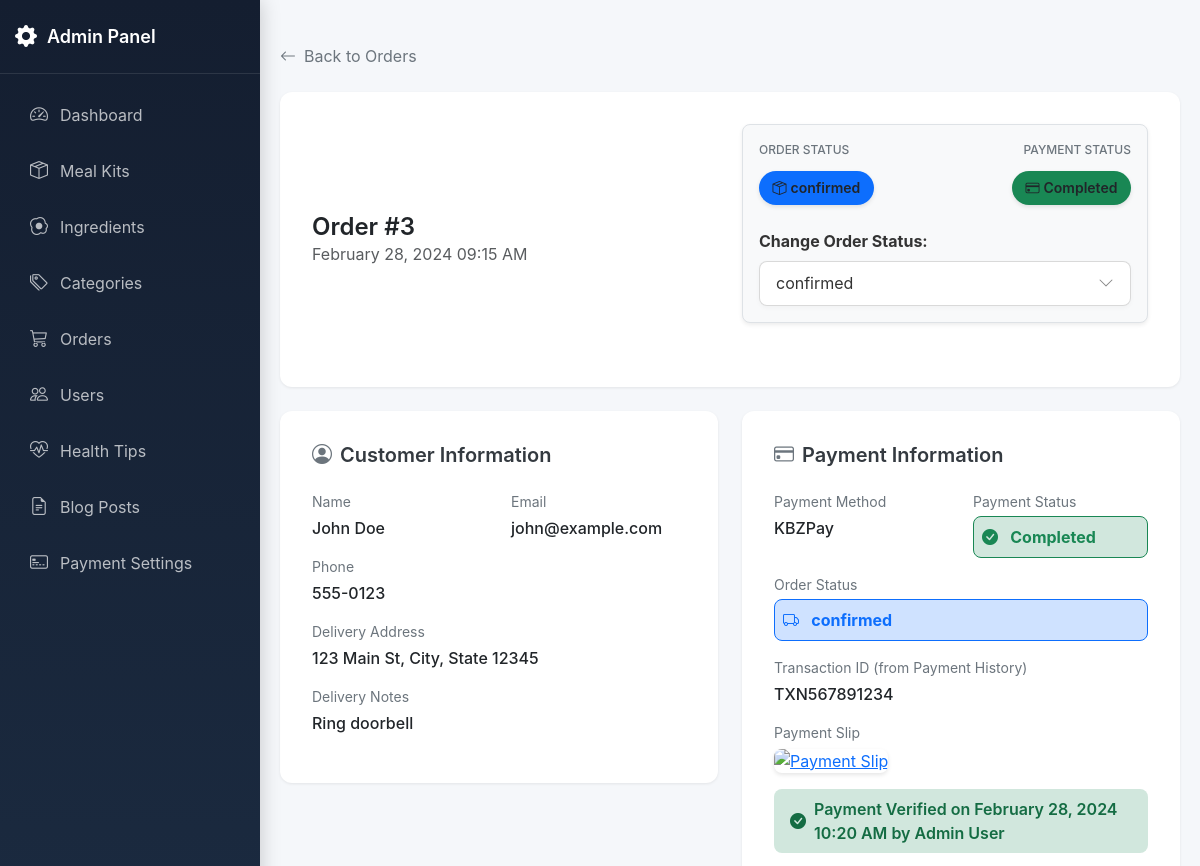
Before: /admin/order-details.php?id=3 (signed in, upper part) with the older database file.
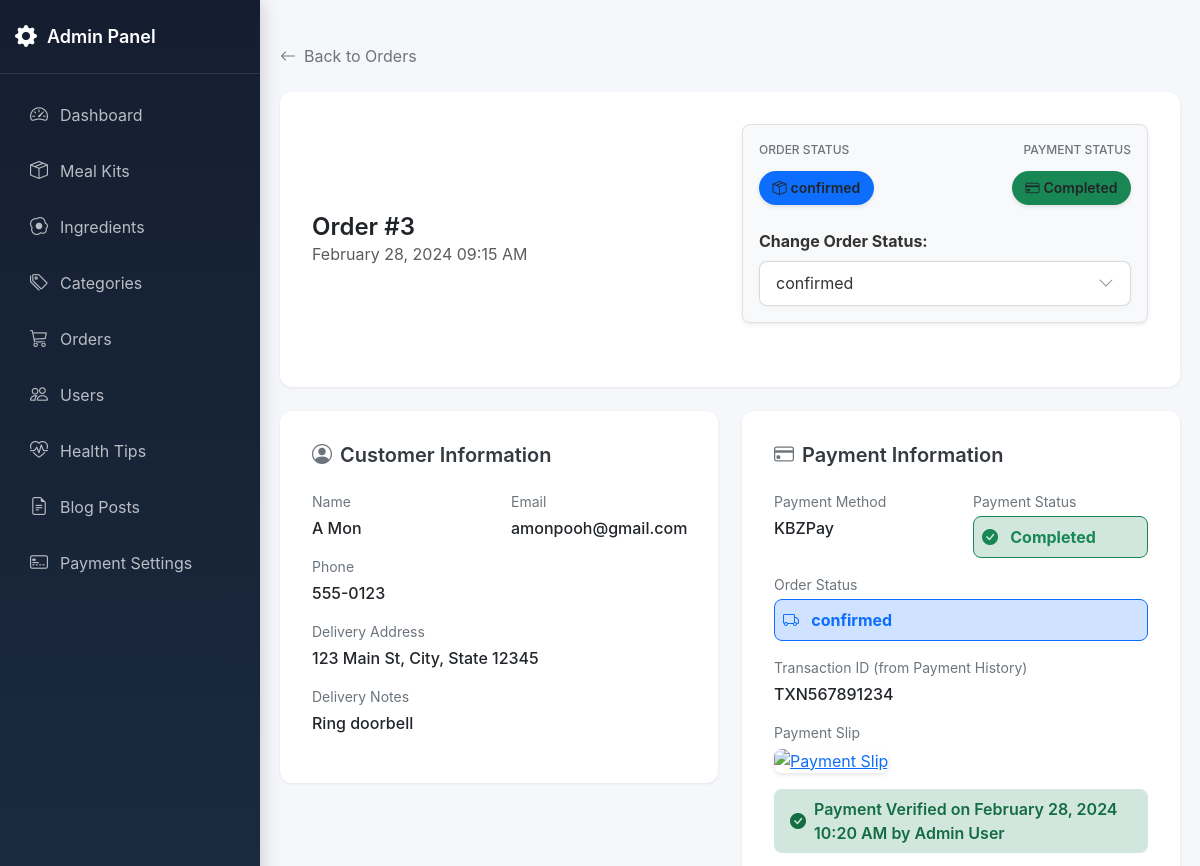
After: the same page with the newer database file.
### tables this page shows
CREATE TABLE orders (
    order_id INT PRIMARY KEY AUTO_INCREMENT,
    user_id INT NOT NULL,
    status_id INT DEFAULT 1,
    created_at TIMESTAMP DEFAULT CURRENT_TIMESTAMP,
    updated_at TIMESTAMP DEFAULT CURRENT_TIMESTAMP ON UPDATE CURRENT_TIMESTAMP,
    delivery_address TEXT NOT NULL,
    contact_number VARCHAR(20) NOT NULL,
    customer_phone VARCHAR(20) NOT NULL,
    account_phone VARCHAR(50) NULL COMMENT 'Phone number for refund payments',
    delivery_notes TEXT,
    payment_method_id INT NOT NULL,
    payment_reference VARCHAR(50) NULL COMMENT 'Unique reference code for payment identification',
    is_paid TINYINT(1) DEFAULT 0 COMMENT '0: not paid, 1: paid',
    delivery_fee INT NOT NULL DEFAULT 0,
    delivery_option_id INT NULL,
    expected_delivery_date DATE NULL,
    preferred_delivery_time TIME NULL,
    subtotal INT NOT NULL DEFAULT 0,
    tax INT NOT NULL DEFAULT 0,
    total_amount INT NOT NULL DEFAULT 0,
    FOREIGN KEY (user_id) REFERENCES users(user_id),
    FOREIGN KEY (status_id) REFERENCES order_status(status_id),
    FOREIGN KEY (delivery_option_id) REFERENCES delivery_options(delivery_option_id),
    FOREIGN KEY (payment_method_id) REFERENCES payment_settings(id)
);

CREATE TABLE users (
    user_id INT PRIMARY KEY AUTO_INCREMENT,
    username VARCHAR(50) UNIQUE NOT NULL,
    email VARCHAR(100) UNIQUE NOT NULL,
    password VARCHAR(255) NOT NULL,
    full_name VARCHAR(100) NOT NULL,
    role TINYINT(1) DEFAULT 0 COMMENT '0: user, 1: admin',
    is_active TINYINT(1) DEFAULT 1 COMMENT '0: inactive, 1: active',
    last_login_at DATETIME DEFAULT NULL,
    inactivity_reason VARCHAR(255) DEFAULT NULL,
    deactivated_at DATETIME DEFAULT NULL,
    reactivated_at DATETIME DEFAULT NULL,
    created_at TIMESTAMP DEFAULT CURRENT_TIMESTAMP
);

CREATE TABLE order_status (
    status_id INT PRIMARY KEY AUTO_INCREMENT,
    status_name VARCHAR(50) NOT NULL
);

CREATE TABLE payment_settings (
    id INT PRIMARY KEY AUTO_INCREMENT,
    payment_method VARCHAR(50) NOT NULL,  
    qr_code VARCHAR(255) NULL,            
    account_phone VARCHAR(50) NULL,       
    description TEXT NULL,                
    bank_info TEXT NULL,                  
    icon_class VARCHAR(50) DEFAULT 'bi bi-credit-card',  
    is_active TINYINT(1) DEFAULT 1 COMMENT '0: inactive, 1: active',
    updated_at TIMESTAMP DEFAULT CURRENT_TIMESTAMP ON UPDATE CURRENT_TIMESTAMP
);

### admin/order-details.php (the view, shortened to what the changed rows need)
<?php
require_once '../includes/auth_check.php';
$order_id = (int)$_GET['id'];
$stmt = $mysqli->prepare("
    SELECT
        o.*,
        os.status_name,
        u.full_name as customer_name,
        u.email as customer_email,
        ps.payment_method,
        ps.account_phone as company_account_phone,
        lph.payment_id AS latest_payment_history_id,
        lph.transaction_id AS latest_transaction_id,
        lpv.payment_status AS current_payment_status_val,
        lpv.transfer_slip AS current_transfer_slip,
        lpv.payment_verified AS current_payment_verified,
        lpv.payment_verified_at AS current_payment_verified_at,
        lpv.verification_notes AS current_verification_notes,
        lpv.amount_verified AS current_amount_verified,
        lpv.transaction_id AS current_verification_transaction_id,
        verifier.full_name AS verified_by_admin_name
    FROM orders o
    JOIN users u ON o.user_id = u.user_id
    JOIN order_status os ON o.status_id = os.status_id
    LEFT JOIN payment_settings ps ON o.payment_method_id = ps.id
    LEFT JOIN (
        SELECT ph1.*
        FROM payment_history ph1
        LEFT JOIN payment_history ph2 ON ph1.order_id = ph2.order_id AND ph1.payment_id < ph2.payment_id
        WHERE ph2.payment_id IS NULL
    ) lph ON o.order_id = lph.order_id
    LEFT JOIN (
        SELECT pv1.*
        FROM payment_verifications pv1
        LEFT JOIN payment_verifications pv2
            ON pv1.order_id = pv2.order_id
            AND (pv1.created_at < pv2.created_at OR (pv1.created_at = pv2.created_at AND pv1.verification_id < pv2.verification_id))
        WHERE pv2.verification_id IS NULL
    ) lpv ON o.order_id = lpv.order_id
    LEFT JOIN users verifier ON lpv.verified_by_id = verifier.user_id
    WHERE o.order_id = ?
");
$stmt->bind_param("i", $order_id);
$stmt->execute();
$order_result = $stmt->get_result();
$order = $order_result->fetch_assoc();
$paymentStatusText = "Not Available";
$paymentStatusClass = "secondary";
$statuses = [];
$status_result = $mysqli->query("SELECT * FROM order_status ORDER BY status_id");
if ($status_result) {
    while ($row = $status_result->fetch_assoc()) {
        $statuses[] = $row;
    }
}
function get_absolute_file_path($relative_path) {
    $parts = explode('/', trim($_SERVER['SCRIPT_NAME'], '/'));
    $projectBase = '/' . $parts[0];
    return $projectBase . '/' . ltrim($relative_path, '/');
}
$currentPaymentStatusNumeric = isset($order['current_payment_status_val']) ? (int)$order['current_payment_status_val'] : -1;
if ($currentPaymentStatusNumeric !== -1) {
    switch($currentPaymentStatusNumeric) {
        case 1:
            $paymentStatusText = "Completed";
            $paymentStatusClass = "success";
            break;
    }
}
$statusRaw = strtolower(trim($order['status_name'] ?? 'unknown'));
$statusMap = [
    'pending' => 'warning',
    'confirmed' => 'primary',
    'preparing' => 'info',
    'processing' => 'info',
    'shipped' => 'primary',
    'out_for_delivery' => 'primary',
    'delivered' => 'success',
    'failed_delivery' => 'danger',
    'cancelled' => 'danger',
];
$statusClass = $statusMap[$statusRaw] ?? 'secondary';
?>
<!DOCTYPE html>
<html lang="en">
<head>
    <link href="https://cdn.jsdelivr.net/npm/bootstrap@5.3.0/dist/css/bootstrap.min.css" rel="stylesheet">
    <link rel="stylesheet" href="https://cdn.jsdelivr.net/npm/bootstrap-icons@1.11.3/font/bootstrap-icons.min.css">
    <link rel="stylesheet" href="assets/css/admin.css">
</head>
<body>
<div class="admin-container">
    <main class="main-content">
        <div class="order-details-page py-4">
            <div class="order-header">
                <div class="row align-items-center">
                    <div class="col-md-6">
                        <h1>Order #<?php echo $order['order_id']; ?></h1>
                        <p class="text-muted mb-0">
                            <?php echo date('F d, Y h:i A', strtotime($order['created_at'])); ?>
                        </p>
                    </div>
                    <div class="col-md-6 text-md-end">
                        <div class="d-flex flex-column align-items-end mb-3">
                            <div class="order-status-container p-3 bg-light w-100 text-start rounded-3 border shadow-sm">
                                <div class="mb-3">
                                    <div class="d-flex justify-content-between">
                                        <span class="status-badge bg-<?php echo $statusClass; ?>">
                                            <i class="bi bi-box-seam me-1"></i> <?php echo htmlspecialchars($order['status_name']); ?>
                                        </span>
                                        <span class="status-badge bg-<?php echo $paymentStatusClass; ?>">
                                            <i class="bi bi-credit-card me-1"></i> <?php echo $paymentStatusText; ?>
                                        </span>
                                    </div>
                                </div>
                                <div class="form-group">
                                    <label for="orderStatus" class="form-label fw-bold">Change Order Status:</label>
                                    <select class="form-select" id="orderStatus"
                                            data-order-id="<?php echo $order['order_id']; ?>"
                                            data-original-status="<?php echo $order['status_id']; ?>">
                                        <?php foreach ($statuses as $status): ?>
                                            <option value="<?php echo $status['status_id']; ?>"
                                                <?php echo ($status['status_id'] == $order['status_id']) ? 'selected' : ''; ?>>
                                                <?php echo htmlspecialchars($status['status_name']); ?>
                                            </option>
                                        <?php endforeach; ?>
                                    </select>
                                </div>
                            </div>
                        </div>
                    </div>
                </div>
            </div>
            <div class="row">
                <div class="col-md-6">
                    <div class="order-section">
                        <h2 class="order-section-title">
                            <i class="bi bi-person-circle"></i> Customer Information
                        </h2>
                        <div class="row">
                            <div class="col-md-6">
                                <div class="info-group">
                                    <div class="info-label">Name</div>
                                    <div class="info-value"><?php echo htmlspecialchars($order['customer_name']); ?></div>
                                </div>
                            </div>
                            <div class="col-md-6">
                                <div class="info-group">
                                    <div class="info-label">Email</div>
                                    <div class="info-value"><?php echo htmlspecialchars($order['customer_email']); ?></div>
                                </div>
                            </div>
                        </div>
                        <div class="row">
                            <div class="col-md-6">
                                <div class="info-group">
                                    <div class="info-label">Phone</div>
                                    <div class="info-value"><?php echo htmlspecialchars($order['contact_number']); ?></div>
                                </div>
                            </div>
                        </div>
                        <div class="info-group">
                            <div class="info-label">Delivery Address</div>
                            <div class="info-value"><?php echo htmlspecialchars($order['delivery_address']); ?></div>
                        </div>
                        <?php if (!empty($order['delivery_notes'])): ?>
                        <div class="info-group">
                            <div class="info-label">Delivery Notes</div>
                            <div class="info-value"><?php echo htmlspecialchars($order['delivery_notes']); ?></div>
                        </div>
                        <?php endif; ?>
                    </div>
                </div>
                <div class="col-md-6">
                    <div class="order-section">
                        <h2 class="order-section-title">
                            <i class="bi bi-credit-card"></i> Payment Information
                        </h2>
                        <div class="row">
                            <div class="col-md-6">
                                <div class="info-group">
                                    <div class="info-label">Payment Method</div>
                                    <div class="info-value"><?php echo htmlspecialchars($order['payment_method']); ?></div>
                                </div>
                            </div>
                        </div>
                        <div class="info-group">
                            <div class="info-value">
                                <div class="order-status-box bg-<?php echo $statusClass; ?>-subtle p-2 rounded-3 border border-<?php echo $statusClass; ?> text-<?php echo $statusClass; ?>">
                                    <i class="bi bi-<?php
                                        switch($statusClass) {
                                            case 'primary': echo 'truck'; break;
                                        }
                                    ?> me-2"></i>
                                    <strong><?php echo htmlspecialchars($order['status_name']); ?></strong>
                                </div>
                            </div>
                        </div>
                        <?php if (!empty($order['current_transfer_slip'])): ?>
                        <div class="info-group">
                            <div class="info-label">Payment Slip</div>
                            <a href="<?php echo get_absolute_file_path($order['current_transfer_slip']); ?>" target="_blank">
                                <img src="<?php echo get_absolute_file_path($order['current_transfer_slip']); ?>" class="payment-slip" alt="Payment Slip">
                            </a>
                            <?php if ($order['current_payment_verified'] == 1): ?>
                            <div class="payment-verified-badge">
                                <i class="bi bi-check-circle-fill"></i> Payment Verified
                                <?php if (!empty($order['current_payment_verified_at'])): ?>
                                    on <?php echo date('F d, Y h:i A', strtotime($order['current_payment_verified_at'])); ?>
                                <?php endif; ?>
                                <?php if (!empty($order['verified_by_admin_name'])): ?>
                                    by <?php echo htmlspecialchars($order['verified_by_admin_name']); ?>
                                <?php endif; ?>
                            </div>
                            <?php endif; ?>
                        </div>
                        <?php endif; ?>
                    </div>
                </div>
            </div>
        </div>
    </main>
</div>
</body>
</html>

Changed rows visible on the page:
changed through a linked row, orders "123 Main St, City, State 12345": user.full_name "John Doe" → "A Mon"; user.email "john@example.com" → "amonpooh@gmail.com"
